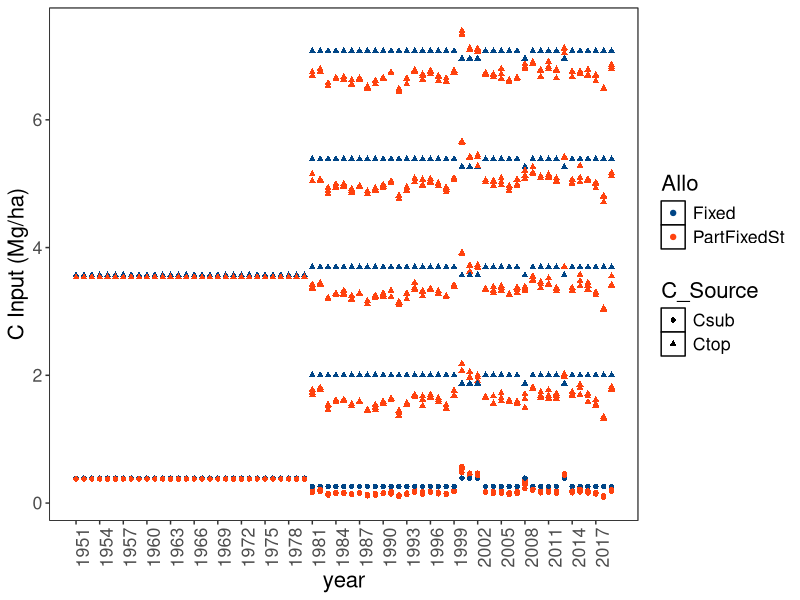

Reproduce this figure in R.
library(tidyverse)
library(ggthemes)

theme_set(theme_bw())
theme_update(panel.grid = element_blank())

# LTE data ----

# data with SOC and N content at plot scale from Jensen 2022 & Jensen 2023

soil_plots <- read.table(
  "data_lte/Soil_parameters_Soil_C_N.txt",
  sep = "\t",
  dec = ".",
  header = T
) |>
  pivot_longer(
    cols = c(starts_with("C_"), starts_with("N_")),
    names_sep =  "_",
    names_to = c('variable', 'year')#,
    #values_to =c('C','N')
  ) |>
  pivot_wider(names_from = 'variable',
              values_from = 'value') |>
  mutate(Topsoil_C_obs=25*ifelse(year==1981,1.54,Bulk_Density_2020)*C,
         CN=C/N,
         year=as.numeric(year),
         year2=year*year,
         plotyear=interaction(Sample_ID,year))|>
  filter(Cover_Crop == 'Without')

# we expand the table for the two alternative calculations for
# C inputs and the simulation period

scn_plot <- expand.grid(
  "Allo" = c("Fixed", "PartFixedSt"),
  "plot" = unique(soil_plots$Sample_ID)
) |>
  mutate(id = row_number())

scn_plot_year <- merge(scn_plot, soil_plots, by.x = 'plot',
                       by.y = 'Sample_ID') |>
  mutate(plotyear = interaction(plot, year),
         scn_name =
           paste(Allo, plot, sep = "_"))

plot_est <-
  read.table("data_lte/plot_est.txt", sep = "\t", header = T) |>
  mutate(plotyear = interaction(Sample_ID, year)) |>
  mutate(
    Straw_DM = as.numeric(ifelse(
      between(year, 1951, 1980),
      3.242505,
      paste(Straw_DM)
    )),

    Grain_DM = as.numeric(ifelse(
      between(year, 1951, 1980),
      3.361815,
      paste(Grain_DM)
    )),
    Straw_Rate = as.numeric(ifelse(
      between(year, 1951, 1980),
      4,
      recode(
        Sample_ID,
        "201" = "0","606" = "0", "708" = "0",
        "208" = "4","301" = "4","706" = "4",
        "206" = "8","308" = "8","601" = "8",
        "608" = "12","306" = "12", "701" = "12"
      )
    ))
  )

# C inputs calculations ----

plot_Cinp <-
  merge(x = plot_est,
        y = scn_plot,
        by.x = 'Sample_ID',
        by.y = 'plot') |>
  mutate(
    RE = as.numeric(
      recode(
        Crop,
        "SpringBarley" = '0.8',
        'SpringWheat' = '0.7',
        'WinterWheat' = '0.7'
      )
    ),
    CB = as.numeric(
      recode(
        Crop,
        "SpringBarley" = '0.423',
        'SpringWheat' = '0.424',
        'WinterWheat' = '0.424'
      )
    ),
    SB = 0,

    RB = as.numeric(
      recode(
        Crop,
        "SpringBarley" = '0.17',
        'SpringWheat' = '0.25',
        'WinterWheat' = '0.25'
      )
    )
  ) |>
  mutate(HI = ifelse(
    Allo == "Fixed",
    0.45,
    (Grain_DM * CB) / (Straw_DM * CB + Grain_DM * CB + 0.96) # 0.96 for WW
  )) |>
  mutate(Cresid = 0.96 + Straw_Rate * CB,
         Cbelow = ifelse(Allo == "Fixed", 1.3,
                         (RB / ((
                           1 - RB
                         ) * HI) * (Grain_DM * CB)))) |>
  mutate(
    Ctop = Cresid + (RE * Cbelow),
    Csub = Cbelow * (1 - RE),
    Cman = Slurry_C,
    scn_name = interaction(Allo, Sample_ID),
    idyear = interaction(id, year),
    Crop = "Grain"
  ) |>
  arrange(id, year)
# check
table(plot_Cinp$Straw_Rate, plot_Cinp$Sample_ID)

plot_Cinp |>
  pivot_longer(cols = c(Ctop,Csub), names_to = "C_Source") |>
  ggplot(aes(y=value, x=year, col=Allo, shape=C_Source)) +
  scale_x_continuous(breaks = seq(1951,2019,3), minor_breaks = NULL)+
  geom_point() +
  scale_color_calc()+
  labs(y="C Input (Mg/ha)")+
  theme(axis.text.x = element_text(angle = 90), text=element_text(size=16),
        panel.background = NULL)

## Toy example

rctool_toy_cinp <- plot_Cinp |>
  filter(Sample_ID == "208" &Allo == "Fixed") |>
  select(c(year, Ctop, Csub,Cman))

write.table(rctool_toy_cinp,"data_lte/rctool_toy_SR4.txt",
            row.names = FALSE)
